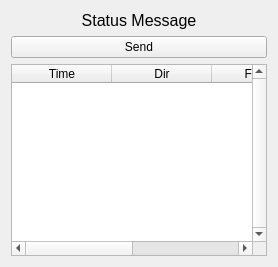
          <widget class="QWidget" name="TermReader_4">
           <attribute name="title">
            <string>No Reader</string>
           </attribute>
           <layout class="QGridLayout" name="gridLayout_12">
            <item row="2" column="0">
             <layout class="QVBoxLayout" name="verticalLayout_4">
              <item>
               <widget class="QTableWidget" name="tableWidget_History_Scripting_4">
                <property name="minimumSize">
                 <size>
                  <width>0</width>
                  <height>0</height>
                 </size>
                </property>
                <property name="verticalScrollBarPolicy">
                 <enum>Qt::ScrollBarAlwaysOn</enum>
                </property>
                <column>
                 <property name="text">
                  <string>Time</string>
                 </property>
                </column>
                <column>
                 <property name="text">
                  <string>Dir</string>
                 </property>
                </column>
                <column>
                 <property name="text">
                  <string>Frame</string>
                 </property>
                </column>
                <column>
                 <property name="text">
                  <string>Interpreted</string>
                 </property>
                </column>
               </widget>
              </item>
             </layout>
            </item>
            <item row="1" column="0">
             <layout class="QGridLayout" name="gridLayout_ReaderCmd_4">
              <item row="0" column="1">
               <widget class="QPushButton" name="pushButton_Cmd2Send_4">
                <property name="text">
                 <string>Send</string>
                </property>
                <property name="icon">
                 <iconset resource="cloverviewer.qrc">
                  <normaloff>:/Icons/arrow_green.ico</normaloff>:/Icons/arrow_green.ico</iconset>
                </property>
               </widget>
              </item>
              <item row="0" column="0">
               <layout class="QHBoxLayout" name="horizontalLayout_SendCmd_4"/>
              </item>
             </layout>
            </item>
            <item row="0" column="0">
             <layout class="QHBoxLayout" name="horizontalLayout_4">
              <item>
               <widget class="QLabel" name="label_StatusMessage_Reader_4">
                <property name="maximumSize">
                 <size>
                  <width>16777215</width>
                  <height>20</height>
                 </size>
                </property>
                <property name="font">
                 <font>
                  <pointsize>12</pointsize>
                 </font>
                </property>
                <property name="text">
                 <string>Status Message</string>
                </property>
                <property name="alignment">
                 <set>Qt::AlignBottom|Qt::AlignHCenter</set>
                </property>
               </widget>
              </item>
             </layout>
            </item>
           </layout>
          </widget>
